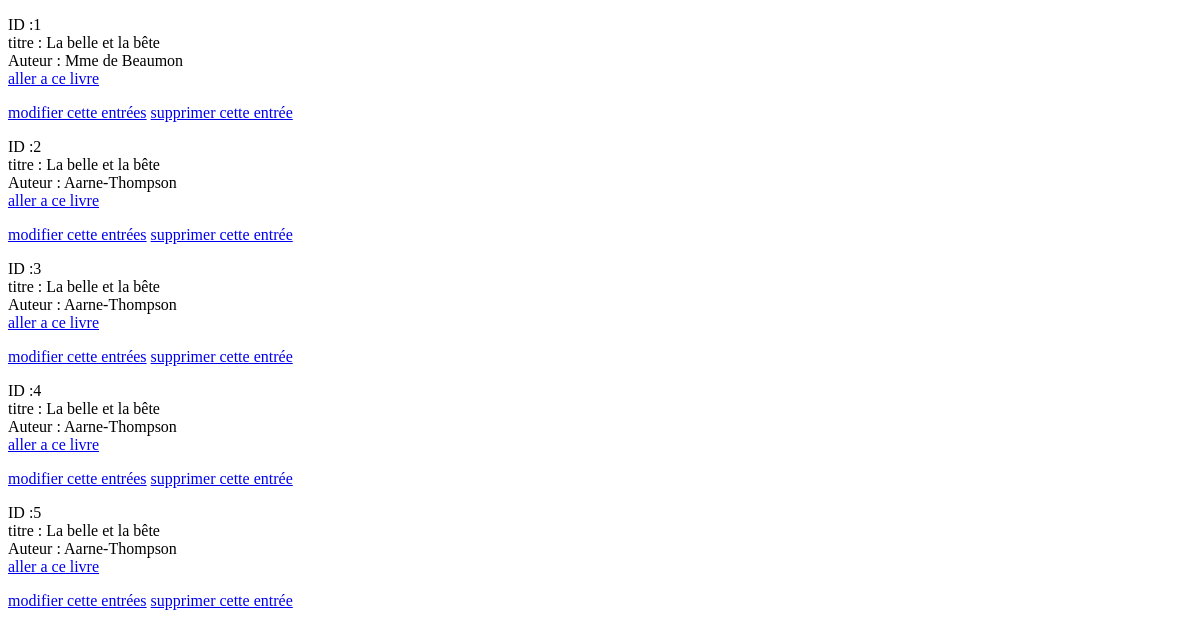
The app's page /application/affichetout/, older data.
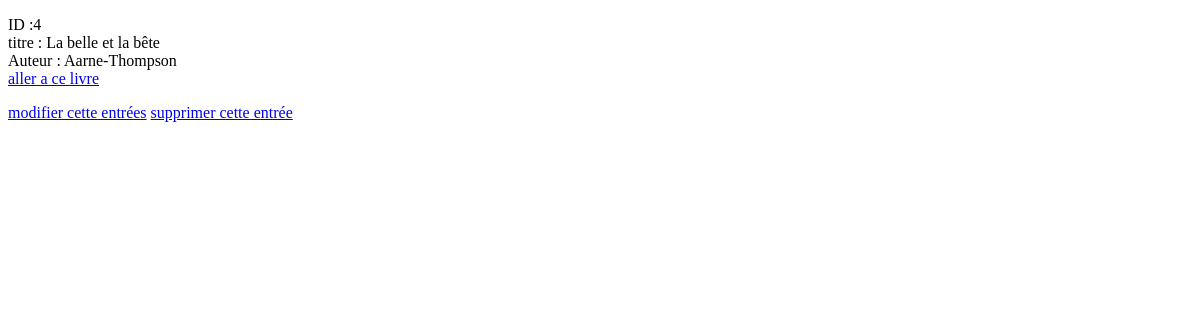
The same page, newer data.
### application/models.py (models this page shows, shortened)
class Livre(models.Model):
    titre = models.CharField(max_length=100)
    auteur = models.CharField(max_length=100)
    date_parution = models.DateField(blank=True, null=True)
    nombre_pages = models.IntegerField(blank=False)
    resume = models.TextField(null=True, blank=True)

### application/views.py (the view)
# urls.py: path('affichetout/', views.affichetout),
def affichetout(request):
    livre = models.Livre.objects.all()
    return render(request, 'application/affichetout.html', {"livre": livre})

### application/templates/application/affichetout.html (shortened to what this page needs)
<!DOCTYPE html>
<html lang="en">
<head>
</head>
<body>
    {% for i in livre %}
    <p> ID :{{i.id}} <br> titre : {{i.titre}} <br> Auteur : {{i.auteur}} <br><a href="/application/affichage/{{i.id}}"> aller a ce livre</a> </p>
    <a href="/application/update/{{i.id}}"> modifier cette entrées</a></li> <a href="/application/delete/{{i.id}}">supprimer cette entrée</a></li>
    {% endfor %}
</body>
</html>

Row changes from the older to the newer data that the page shows:
removed Livre: id "1", titre "La belle et la bête", auteur "Mme de Beaumon"
removed Livre: id "2", titre "La belle et la bête", auteur "Aarne-Thompson"
removed Livre: id "3", titre "La belle et la bête", auteur "Aarne-Thompson"
removed Livre: id "5", titre "La belle et la bête", auteur "Aarne-Thompson"
